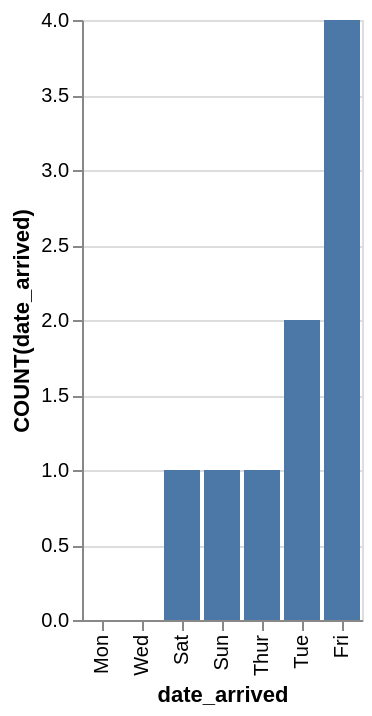

Vega-Lite specification stored for this chart:
### Vega-Lite specification from a JSON file in a GitHub repository (floating-point values rounded to 4 significant figures)
{"data": {"values": [{"x_data": "Mon", "y_data": 0}, {"x_data": "Wed", "y_data": 0}, {"x_data": "Sat", "y_data": 1}, {"x_data": "Sun", "y_data": 1}, {"x_data": "Thur", "y_data": 1}, {"x_data": "Tue", "y_data": 2}, {"x_data": "Fri", "y_data": 4}]}, "mark": "bar", "encoding": {"x": {"field": "x_data", "type": "nominal", "title": "date_arrived", "sort": {"op": "sum", "field": "y_data", "order": "ascending"}}, "y": {"field": "y_data", "type": "quantitative", "title": "COUNT(date_arrived)"}}}
